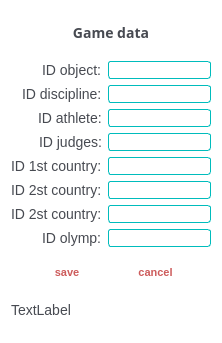
<?xml version="1.0" encoding="UTF-8"?>
<ui version="4.0">
 <class>form_game_game</class>
 <widget class="QDialog" name="form_game_game">
  <property name="geometry">
   <rect>
    <x>0</x>
    <y>0</y>
    <width>222</width>
    <height>343</height>
   </rect>
  </property>
  <property name="windowTitle">
   <string>Dialog</string>
  </property>
  <property name="styleSheet">
   <string notr="true">QLabel{
	font-family: 'Montserrat', sans-serif;
	font-size: 14px;
	color: rgb(71, 74, 81);
}

QDialog{
	background-color: rgb(255, 255, 255);
}

QLineEdit{
	border: 1px solid rgb(0, 188, 188);
	border-radius: 3px;
}

QPushButton{
	height: 20px;
	font-family: 'Montserrat', sans-serif;
	font-size: 11px;
	text-transform: uppercase;
	font-weight: 600;
	color: rgb(205, 92, 92);
	background-color: rgba(255, 255, 255, 0);
	border: none;
}

QPushButton:hover{
	height: 75px;
	border: 1px solid rgba(205, 92, 92, 1) ;
	border-radius: 5px;
	font-family: 'Montserrat', sans-serif;
	font-size: 11px;
	text-transform: uppercase;
	font-weight: 600;
	color: rgb(205, 92, 92);
	background-color: rgba(255, 255, 255, 0);
}

QPushButton:pressed{
	background-color: rgba(205, 92, 92, 1);
	color: white;
	border:2px solid;
	border: 1px solid rgba(205, 92, 92, 1) ;
	border-radius: 5px;
	font-family: 'Montserrat', sans-serif;

}</string>
  </property>
  <layout class="QVBoxLayout" name="verticalLayout">
   <item>
    <widget class="QLabel" name="label_9">
     <property name="font">
      <font>
       <family>Montserrat</family>
       <pointsize>-1</pointsize>
       <weight>75</weight>
       <bold>true</bold>
      </font>
     </property>
     <property name="text">
      <string>Game data</string>
     </property>
     <property name="alignment">
      <set>Qt::AlignCenter</set>
     </property>
    </widget>
   </item>
   <item>
    <layout class="QFormLayout" name="formLayout">
     <property name="labelAlignment">
      <set>Qt::AlignRight|Qt::AlignTrailing|Qt::AlignVCenter</set>
     </property>
     <item row="0" column="0">
      <widget class="QLabel" name="label_2">
       <property name="text">
        <string>ID object:</string>
       </property>
      </widget>
     </item>
     <item row="0" column="1">
      <widget class="QLineEdit" name="lineEdit_2"/>
     </item>
     <item row="1" column="0">
      <widget class="QLabel" name="label_3">
       <property name="text">
        <string>ID discipline:</string>
       </property>
      </widget>
     </item>
     <item row="1" column="1">
      <widget class="QLineEdit" name="lineEdit_3"/>
     </item>
     <item row="2" column="0">
      <widget class="QLabel" name="label_4">
       <property name="text">
        <string>ID athlete:</string>
       </property>
      </widget>
     </item>
     <item row="2" column="1">
      <widget class="QLineEdit" name="lineEdit_4"/>
     </item>
     <item row="3" column="0">
      <widget class="QLabel" name="label_5">
       <property name="text">
        <string>ID judges:</string>
       </property>
      </widget>
     </item>
     <item row="3" column="1">
      <widget class="QLineEdit" name="lineEdit_5"/>
     </item>
     <item row="4" column="0">
      <widget class="QLabel" name="label_6">
       <property name="text">
        <string>ID 1st country:</string>
       </property>
      </widget>
     </item>
     <item row="4" column="1">
      <widget class="QLineEdit" name="lineEdit_6"/>
     </item>
     <item row="5" column="0">
      <widget class="QLabel" name="label_7">
       <property name="text">
        <string>ID 2st country:</string>
       </property>
      </widget>
     </item>
     <item row="5" column="1">
      <widget class="QLineEdit" name="lineEdit_7"/>
     </item>
     <item row="6" column="0">
      <widget class="QLabel" name="label_8">
       <property name="text">
        <string>ID 2st country:</string>
       </property>
      </widget>
     </item>
     <item row="6" column="1">
      <widget class="QLineEdit" name="lineEdit_8"/>
     </item>
     <item row="7" column="0">
      <widget class="QLabel" name="label_10">
       <property name="text">
        <string>ID olymp:</string>
       </property>
      </widget>
     </item>
     <item row="7" column="1">
      <widget class="QLineEdit" name="lineEdit_9"/>
     </item>
    </layout>
   </item>
   <item>
    <layout class="QHBoxLayout" name="horizontalLayout">
     <property name="spacing">
      <number>23</number>
     </property>
     <property name="leftMargin">
      <number>23</number>
     </property>
     <property name="topMargin">
      <number>9</number>
     </property>
     <property name="rightMargin">
      <number>23</number>
     </property>
     <item>
      <widget class="QPushButton" name="but_save">
       <property name="text">
        <string>save</string>
       </property>
      </widget>
     </item>
     <item>
      <widget class="QPushButton" name="but_can">
       <property name="text">
        <string>cancel</string>
       </property>
      </widget>
     </item>
    </layout>
   </item>
   <item>
    <widget class="QLabel" name="statusLabel">
     <property name="text">
      <string>TextLabel</string>
     </property>
    </widget>
   </item>
  </layout>
 </widget>
 <resources/>
 <connections/>
</ui>
